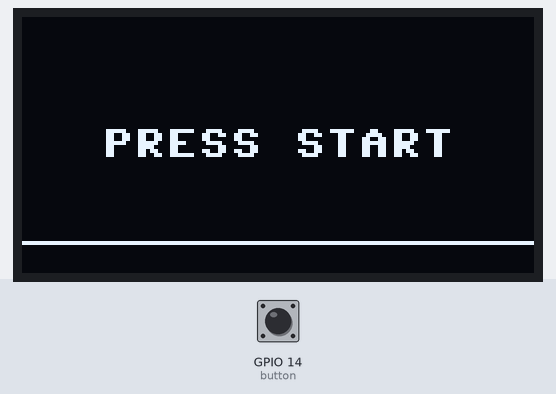
The program below on a simulated ESP32 board running MicroPython. Shown: 128×64 one-colour display. The test bench sets the inputs (shaded band); at power-on: GPIO 14 (button) HIGH. Random numbers come from a fixed seed.

Above: at 0.1 s.
1.3 s: GPIO 14 (button) pulled LOW for 0.15 s
At 1.6 s:
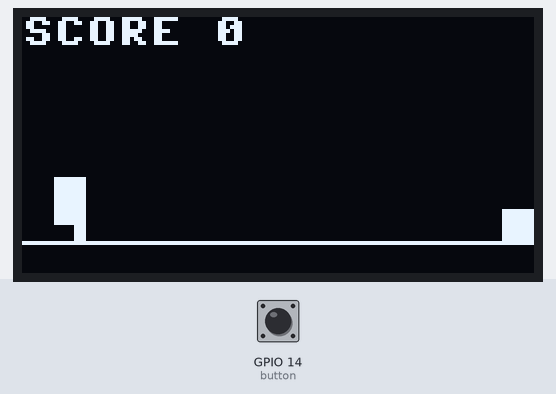
2.0 s: GPIO 14 (button) pulled LOW for 1 s
At 2.09 s:
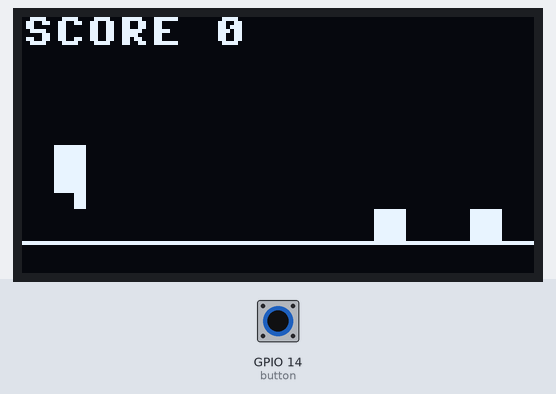
6.0 s: GPIO 14 (button) pulled LOW for 0.15 s
At 6.36 s:
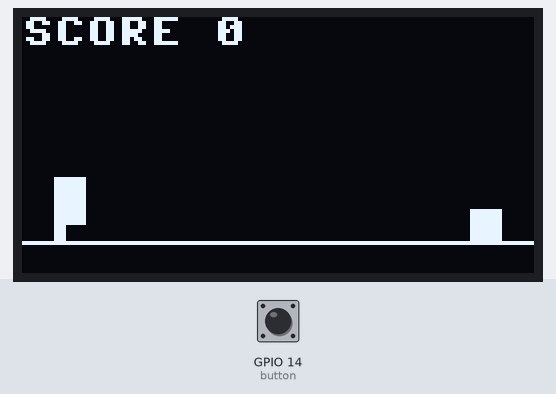
6.7 s: GPIO 14 (button) pulled LOW for 1 s
At 6.85 s:
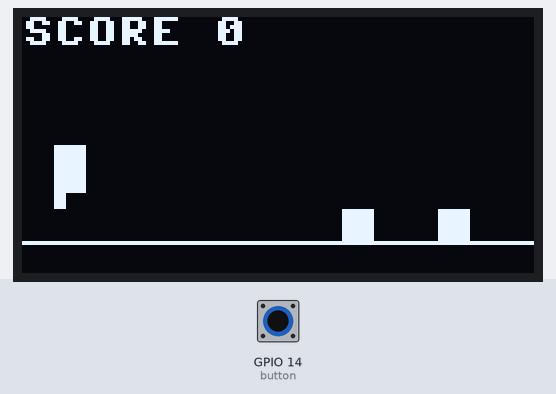
Timing chart, 0 to 9.7 s (numbered marks = the images above; inputs shaded):
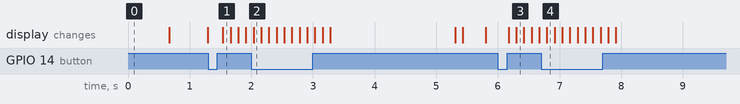

The program:

design_speed.py
```python
from machine import Pin, SoftI2C
import ssd1306
import time
import random

button = Pin(14, Pin.IN, Pin.PULL_UP)
i2c = SoftI2C(scl=Pin(22), sda=Pin(21))
oled = ssd1306.SSD1306_I2C(128, 64, i2c)


def on_press(pin):
    global pressed
    pressed = True


def draw_hero(y):
    oled.fill_rect(8, y, 8, 12, 1)
    if distance % 2 == 0:
        oled.fill_rect(8, y + 12, 3, 4, 1)
    else:
        oled.fill_rect(13, y + 12, 3, 4, 1)


pressed = False
playing = False
blink = 0
bricks = [0, 0, 0, 0, 0, 0, 0, 0, 0, 0, 0, 0, 0, 0, 0, 0]
distance = 0
jump = 0
best = 0
button.irq(trigger=Pin.IRQ_FALLING, handler=on_press)
while True:
    oled.fill(0)
    if playing:
        if jump > 0:
            jump = jump + 1
            if jump > 2:
                jump = 0
        if pressed:
            pressed = False
            if jump == 0:
                jump = 1
        new = 0
        if bricks[15] == 0 and random.randint(0, 2) == 0:
            new = 1
        bricks.pop(0)
        bricks.append(new)
        distance = distance + 1
        if bricks[1] == 1 and jump == 0:
            playing = False
            score = distance // 8
            if score > best:
                best = score
            oled.text("GAME OVER", 28, 12)
            oled.text("SCORE " + str(score), 28, 28)
            oled.text("BEST " + str(best), 28, 44)
            oled.show()
            time.sleep(2)
            pressed = False
        else:
            for i in range(16):
                if bricks[i] == 1:
                    oled.fill_rect(i * 8, 48, 8, 8, 1)
            draw_hero(40 - jump * 8)
            oled.text("SCORE " + str(distance // 8), 0, 0)
    else:
        if pressed:
            pressed = False
            playing = True
            distance = 0
            jump = 0
            bricks = [0, 0, 0, 0, 0, 0, 0, 0, 0, 0, 0, 0, 0, 0, 0, 0]
        if blink % 10 < 5:
            oled.text("PRESS START", 20, 28)
        else:
            oled.fill_rect(8, 40, 8, 16, 1)
    oled.line(0, 56, 127, 56, 1)
    oled.show()
    blink = blink + 1
    wait = max(40, 100 - distance // 20)
    time.sleep_ms(wait)
```
